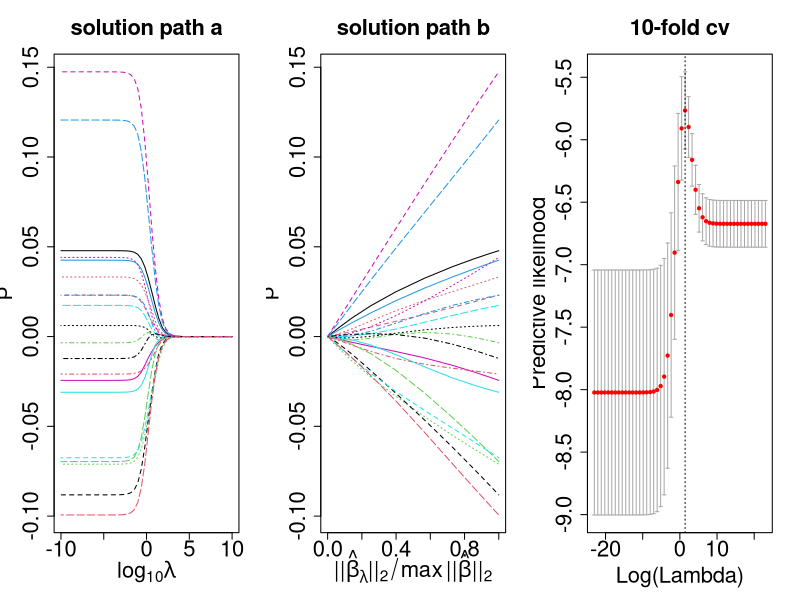

Source code (R):
# Ridge regression. Both X and y are standardized
sigmoid <- function(x){
  1/(1+exp(-x))
}

logistic_ridge <- function(X, y, lambda,maxIter=100,tol=1e-8,verbose=F) {
  
  # X <- cbind(1,X)
  n  <- nrow(X)
  p  <- ncol(X)+1
  
  
  # Standardize
  # ym <- log(sum(y)/sum(1-y))
  Xsd <- apply(X,2,sd)
  Xm <- colMeans(X)
  X <- scale(X)
  X <- cbind(1,X)
  
  
  ns <- length(lambda)
  beta <- matrix(0,p,ns)
  beta0 <- rep(0,p)
  
  loss <- replicate(ns,list(rep(Inf,maxIter)))
  
  #Fit the path
  for(i in 1:ns) {
    lam_vec <- c(0,rep(2*lambda[i],p-1))  # do not penalize intercept
    beta_i <- beta0
    for(j in 2:maxIter){
      pi <- c(sigmoid(X%*%beta_i))
      pi[pi>0.9999] <- 0.9999
      pi[pi<0.0001] <- 0.0001
      
      RX <- pi*(1-pi)*X
      H <- t(X)%*%RX
      diag(H) <- diag(H)+lam_vec
      
      beta_i <- beta_i - chol2inv(chol(H))%*%(t(X)%*%(pi-y)+lam_vec*beta_i)
      loss[[i]][j] <- eval_loss(y,pi,beta_i,lambda[i])
      
      if(verbose){
        cat(i,"-th lambda, ",j,"-th iteration, difference in loss=",loss[[i]][j-1]-loss[[i]][j],"\n")
      }
      if(loss[[i]][j-1]-loss[[i]][j]<tol){
        loss[[i]] <- loss[[i]][1:j]
        break
      }
    }
    beta[,i] <- beta_i
    beta0 <- beta_i
  }
  
  #Recover the intercept
  beta[-1,] <- beta[-1,]/Xsd
  beta[1,] <- beta[1,] - colSums(matrix(beta[-1,],nrow = p-1)*Xm)
  
  llh <- sapply(loss,function(x) -tail(x,1))
  out <- list(w=beta,lambda=lambda,loss=loss,llh=llh)
  attr(out, "class") <- "logistic_ridgeReg"
  return(out)
}

eval_loss <- function(y,pi,beta,lambda){
  cross_entropy <- -sum(y*log(pi))-sum((1-y)*log(1-pi))
  penalty <- lambda*sum(beta[-1]^2)
  cross_entropy+penalty
}

predict_logistic <- function(obj,X){
  muhat <- cbind(1,X)%*%obj$w
  pihat <- sigmoid(muhat)
  pihat[pihat>0.9999] <- 0.9999
  pihat[pihat<0.0001] <- 0.0001

  return(list(muhat=muhat,pihat=pihat))
}

cv.logisticRidge <- function(X, y, lambda, maxIter=100,tol=1e-8 , nfolds=10, ...){
  p <- ncol(X)
  n <- nrow(X)

  # decide the cv assignments
  idx <- round(sample(1:n)/n*nfolds)

  testllh  <- matrix(0,nfolds,length(lambda))

  # report settings
  message("Info: Number of variables: ", p)
  message("Info: Sample size: ", n)
  message("Info: Number of cv folds: ", nfolds)

  cat("start cv process......... total",nfolds,"validation sets \n")

  for(i in 1:nfolds) {
    cat(i,"-th validation set... \n")

    X_train <- X[idx!=i,]
    y_train <- y[idx!=i]

    X_test  <- matrix(X[idx==i,],ncol = p)
    y_test  <- y[idx==i]


    fit_logit <- logistic_ridge(X_train,y_train,lambda=lambda,maxIter=100,tol=1e-8,...)

    pred <- predict_logistic(fit_logit,X_test)
    testllh[i,]  <- colSums(y_test*log(pred$pihat))+colSums((1-y_test)*log(1-pred$pihat))
  }

  cvsd <- sqrt(apply(testllh,MARGIN = 2,var)/(nfolds-1))
  cvm  <- colMeans(testllh)
  idx.max <- which.max(cvm)
  lambda.max <- fit_logit$lambda[idx.max]

  final_model <- logistic_ridge(X,y,lambda = lambda.max)

  cv_ridge <- list(cvm=cvm,cvsd=cvsd,lambda=fit_logit$lambda,lambda.max=lambda.max,final_model=final_model,testllh=testllh)
  attr(cv_ridge,"class") <- "cv.logisticRidge"

  return(cv_ridge)
}

plot.cv.logisticRidge <- function(object,width=0.01,...) {

  x <- log(object$lambda)
  y <- object$cvm

  upper <- y+object$cvsd/2
  lower <- y-object$cvsd/2
  ylim  <- range(upper,lower)
  barw  <- diff(range(x))*width

  plot(x,y,ylim = ylim,type = "n",xlab = "Log(Lambda)",ylab = "Predictive likelihood",...)

  segments(x,lower,x,upper,col="darkgrey")
  segments(x-barw,lower,x+barw,lower,col="darkgrey")
  segments(x-barw,upper,x+barw,upper,col="darkgrey")
  points(x,y,col="red",pch=20)

  abline(v=log(object$lambda.max),lty=3)
}

# Read data
dat_train <- read.table("train.txt",header = T)
lambda <- read.table("lambda.txt")

y <- dat_train$y
X <- data.matrix(dat_train[,-1])

lambda <- lambda$V1

nlam <- length(lambda)
loglam <- log10(lambda)
# fit logistic ridge regression using all data
fit_logit <- logistic_ridge(X,y,lambda)
# 10-fold cross validation
fit_cv <- cv.logisticRidge(X,y,lambda,verbose=F)

# use glmnet to fit logistic ridge regression
library(glmnet)
fit_glmnet <- glmnet(X,y,family = "binomial",alpha = 0,lambda = lambda/nrow(X)*2,thresh = 1e-10,type.logistic = "Newton")
# compare our implementation with glmnet at 20-th lambda
coef(fit_glmnet)[1:5,20]
fit_logit$w[1:5,20]

# Result
library(repr)
options(repr.plot.width=12, repr.plot.height=6)
par(mfrow=c(1,3))
matplot(loglam,t(fit_logit$w[-1,]),type="l",xlab=expression(log[10]*lambda),
        ylab=expression(beta),main="solution path a", cex.lab=2, cex.axis=2, cex.main=2)
matplot(sqrt(colSums(fit_logit$w[-1,]^2)/sum(fit_logit$w[-1,nlam]^2)),t(fit_logit$w[-1,]),type="l",xlab=expression("||"*hat(beta)[lambda]*"||"[2]/max("||"*hat(beta)*"||"[2])),
        ylab=expression(beta),main="solution path b", cex.lab=2, cex.axis=2, cex.main=2)
plot(fit_cv,main="10-fold cv",cex.lab=2, cex.axis=2, cex.main=2)
